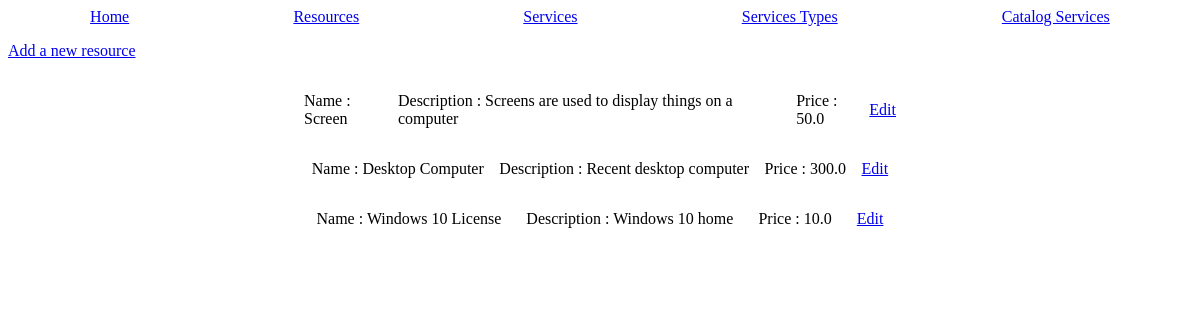
Page /resources on the committed database.
### tables this page shows
CREATE TABLE "resources" (
	"id"	INTEGER,
	"desc"	TEXT NOT NULL,
	"price"	REAL NOT NULL,
	"name"	TEXT NOT NULL,
	PRIMARY KEY("id" AUTOINCREMENT)
);

### main.py (the view, shortened to what this page needs)
@app.route('/resources', methods = ['POST', 'GET'])
def resources():
    data_resources = utils.getRowsFromDb('SELECT * from resources');
    return render_template('resources.html.jinja', data=data_resources);

### utils.py (called while the page is built)
def dictFactory(cursor, row) -> dict:
    d = {};
    for idx, col in enumerate(cursor.description):
        d[col[0]] = row[idx];
    return d;

def connectDb(path : str = 'db/db.db') -> sqlite3.Connection:
    db = None;
    try:
        db = sqlite3.connect(path);
        db.row_factory = dictFactory;
    except Exception as err:
        flash("Can't connect do database " + str(err), 'error');
    return db;

def getRowsFromDb(request : str, values : tuple = None) -> dict:
    elementsFromDb : dict = None
    try:
        db = connectDb();
        cursor = db.cursor();
        if(type(values) is tuple):
            elementsFromDb = cursor.execute(request, values).fetchall();
        else:
            elementsFromDb = cursor.execute(request).fetchall();
        db.close();
    except Exception as err:
        flash("Can't execute SQL request " + str(err), 'error')
    return elementsFromDb;

### templates/resources.html.jinja (shortened to what this page needs)
{% extends "base.html.jinja" %}
{% block content %}
<a href="/add-resource"><p>Add a new resource</p></a>
{% if data %}
    {% for resource in data %}
        <div class="item">
            <div>
                <p>Name : {{ resource['name'] }}</p>
            </div>
            <div>
                <p>Description : {{ resource['desc'] }}</p>
            </div>
            <div>
                <p>Price : {{ resource['price'] }}</p>
            </div>
            <div>
                <a href="resource/{{resource['id']}}"><span>Edit</span></a>
            </div>
        </div>
    {% endfor %}
{% endif %}
{% endblock %}

### static/css/style.css (style rules this page uses)
.item { display: flex; flex-direction: row; width: 50%; margin-left: auto; margin-right: auto; }
.item > div { margin: auto; }

### rows in the picture
resources: name "Screen", desc "Screens are used to display things on a computer", price "50.0"
resources: name "Desktop Computer", desc "Recent desktop computer", price "300.0"
resources: name "Windows 10 License", desc "Windows 10 home", price "10.0"
